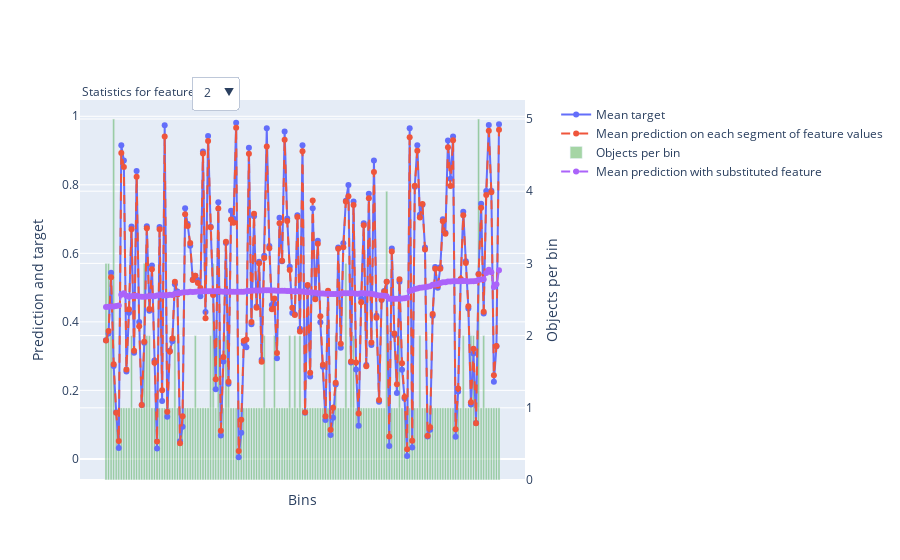

The notebook cell this image was saved under:
### Markdown cell above
#### 002

### Code cell
from catboost import CatBoost
import numpy as np

train_data = np.random.rand(200, 10)
label_values = np.random.rand(200)

model = CatBoost({"verbose":0})
model.fit(train_data, label_values)

res = model.calc_feature_statistics(train_data,
                                    label_values,
                                    feature=2,
                                    plot=True)

### Figure 1 — Plotly figure (JSON) as saved in the notebook; plotly's stock layout.template omitted (floating-point values rounded to 4 significant figures; data arrays with more than 128 entries replaced by an {"elided": "..."} marker saying what was removed)
{"data": [{"mode": "lines+markers", "name": "Mean target", "type": "scatter", "xaxis": "x", "y": {"elided": "155 float values"}, "yaxis": "y"}, {"line": {"dash": "dash"}, "mode": "lines+markers", "name": "Mean prediction on each segment of feature values", "type": "scatter", "xaxis": "x", "y": {"elided": "155 float values"}, "yaxis": "y"}, {"marker": {"color": "rgba(30, 150, 30, 0.4)"}, "name": "Objects per bin", "type": "bar", "width": 0.8, "xaxis": "x", "y": {"elided": "155 int values"}, "yaxis": "y2"}, {"line": {"dash": "dashdot"}, "mode": "lines+markers", "name": "Mean prediction with substituted feature", "type": "scatter", "xaxis": "x", "y": {"elided": "155 float values"}, "yaxis": "y"}], "layout": {"annotations": [{"align": "left", "showarrow": false, "text": "Statistics for feature", "x": 0, "xref": "paper", "y": 1.05, "yref": "paper"}], "legend": {"bgcolor": "rgba(0,0,0,0)", "x": 1.07}, "updatemenus": [{"buttons": [{"args": [{"y": {"elided": "4x155 float values"}}, {"xaxis": {"showticklabels": false, "tickmode": "array", "ticktext": {"elided": "155 str values"}, "tickvals": {"elided": "155 int values"}, "title": {"text": "Bins"}}}], "label": "2", "method": "update"}], "direction": "down", "pad": {"r": 10, "t": 10}, "showactive": true, "x": 0.25, "xanchor": "left", "y": 1.09, "yanchor": "top"}], "xaxis": {"showticklabels": false, "tickmode": "array", "ticktext": {"elided": "155 str values"}, "tickvals": {"elided": "155 int values"}, "title": {"text": "Bins"}}, "yaxis": {"overlaying": "y2", "side": "left", "title": {"text": "Prediction and target"}}, "yaxis2": {"position": 1, "side": "right", "title": {"text": "Objects per bin"}}}}
